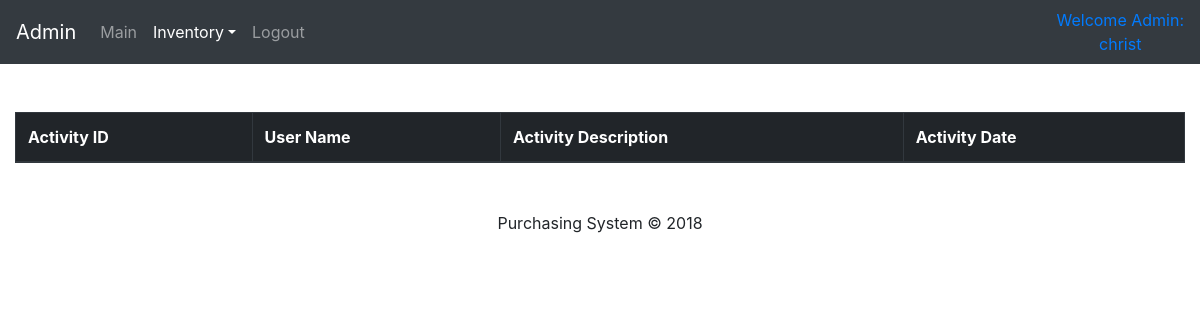
Before: /admin/activity_logs.php (signed in) with the older database file.
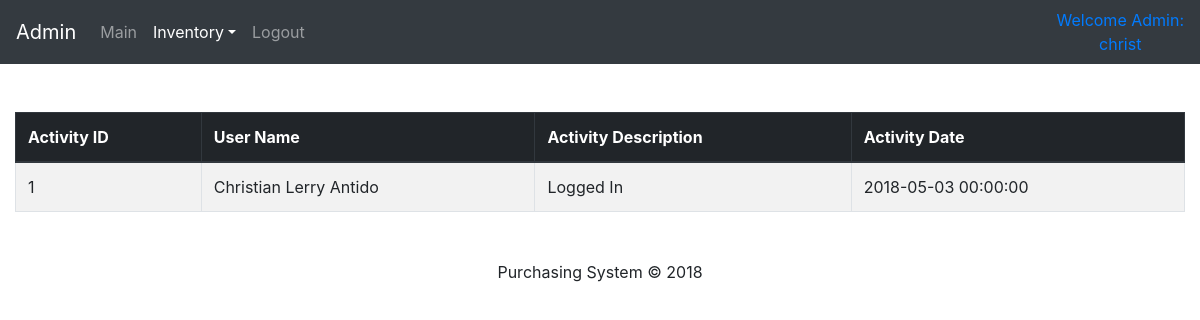
After: the same page with the newer database file.
### tables this page shows
CREATE TABLE `activity` (
  `activity_id` int(11) NOT NULL,
  `user_id` int(11) NOT NULL,
  `activity_description` varchar(45) NOT NULL,
  `activity_createdDate` datetime NOT NULL,
  `activity_updatedDate` datetime NOT NULL
);

CREATE TABLE `users` (
  `user_id` int(11) NOT NULL,
  `first_name` varchar(45) NOT NULL,
  `middle_name` varchar(45) DEFAULT NULL,
  `last_name` varchar(45) NOT NULL,
  `age` int(11) NOT NULL,
  `gender` varchar(45) NOT NULL,
  `contact_number` varchar(45) NOT NULL,
  `home_address` varchar(45) NOT NULL,
  `profession` varchar(45) NOT NULL,
  `createdDate` datetime DEFAULT NULL,
  `updatedDate` datetime DEFAULT NULL
);

### admin/activity_logs.php (the view, shortened to what this page needs)
<?php
	include '../db_connection/config.php';
?>
<!DOCTYPE html>
<html>
<head>
	<link rel="stylesheet" type="text/css" href="../assets/css/bootstrap.css">
	<link rel="stylesheet" type="text/css" href="../assets/css/style.css">
	<link rel="stylesheet" type="text/css" href="../assets/css/datatables.css">
</head>
<body>
	<header>
		<nav class="navbar navbar-expand-lg navbar-dark bg-dark">
			<a class="navbar-brand" href="main.php">Admin</a>
			<div class="collapse navbar-collapse">
				<ul class="navbar-nav">
					<li class="nav-item">
						<a class="nav-link" href="main.php">Main</a>
					</li>
					<li class="nav-item dropdown">
						<a class="nav-link dropdown-toggle active" href="#" id="activitiesDropdownMenu" data-toggle="dropdown">Inventory</a>
					</li>
					<li class="nav-item">
						<a class="nav-link" href="../model/logout.php">Logout</a>
					</li>
				</ul>
			</div>
			<span class="text-primary">Welcome Admin: <center><?php echo $_SESSION['user']; ?></center></span>
		</nav>
	</header>
	<main>
		<div class="container-fluid mt-5">
			<?php
				$sql = "SELECT * FROM activity a INNER JOIN users u ON a.user_id = u.user_id";
				$result = mysqli_query($conn, $sql);
			?>
			<table class="table table-striped table-bordered" id="activityLogsTable">
				<thead class="thead-dark">
					<tr>
						<th>Activity ID</th>
						<th>User Name</th>
						<th>Activity Description</th>
						<th>Activity Date</th>
					</tr>
				</thead>
				<tbody>
				<?php while($row = $result->fetch_assoc()) { ?>
					<tr>
						<td><?php echo $row['activity_id']; ?></td>
						<td><?php echo $row['first_name'].' '.$row['middle_name'].' '.$row['last_name']; ?></td>
						<td><?php echo $row['activity_description']; ?></td>
						<td><?php echo $row['activity_createdDate']; ?></td>
					</tr>
				<?php } ?>
				</tbody>
			</table>
		</div>
	</main>
	<footer class="footer mt-5">
		<?php include '../includes/footer.php'; ?>
	</footer>
</body>
</html>

Changed rows visible on the page:
added activity: activity_id "1", user.first_name "Christian", user.middle_name "Lerry", user.last_name "Antido", activity_description "Logged In", activity_createdDate "2018-05-03 00:00:00"
